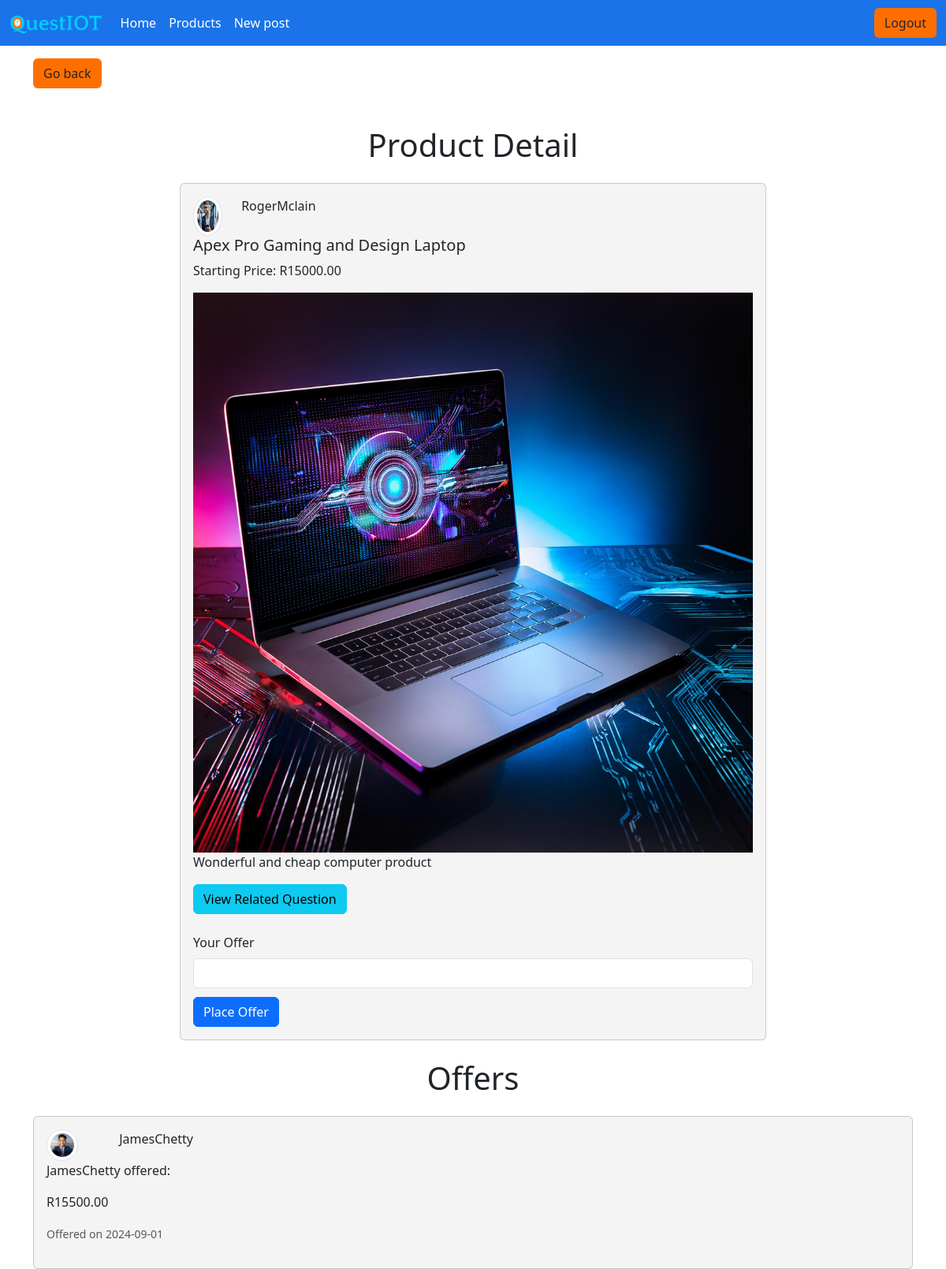
Screenshot of /pages/singleproductpage.php?id=5 (signed in) with the database file from the repository.
### tables this page shows
CREATE TABLE `product` (
  `ProductID` int(11) NOT NULL,
  `ProductName` varchar(50) NOT NULL,
  `StartingPrice` decimal(10,2) NOT NULL,
  `ProductImage` text DEFAULT NULL,
  `Description` text DEFAULT NULL,
  `CreatedAt` date DEFAULT NULL,
  `QuestionID` int(11) DEFAULT NULL,
  `CategoriesID` int(11) DEFAULT NULL,
  `userid` int(11) DEFAULT NULL
);

CREATE TABLE `users` (
  `userid` int(11) NOT NULL,
  `username` varchar(50) NOT NULL,
  `email` varchar(100) NOT NULL,
  `password` varchar(50) NOT NULL,
  `usertype` varchar(50) DEFAULT NULL,
  `userImage` varchar(255) DEFAULT NULL
);

CREATE TABLE `offer` (
  `OfferID` int(11) NOT NULL,
  `ProductID` int(11) DEFAULT NULL,
  `userid` int(11) DEFAULT NULL,
  `OfferAmount` decimal(10,2) DEFAULT NULL,
  `OfferTime` int(11) DEFAULT NULL,
  `CreatedAt` date DEFAULT NULL
);

### pages/singleproductpage.php (the view, shortened to what this page needs)
<?php
require 'config.php';
$productID = isset($_GET['id']) ? intval($_GET['id']) : 0;
if ($productID > 0) {
    $sql = "SELECT p.ProductName, p.StartingPrice, p.ProductImage, p.Description, p.QuestionID, u.username, u.userImage
            FROM product p
            JOIN users u ON p.userid = u.userid
            WHERE p.ProductID = ?";
    $stmt = $conn->prepare($sql);
    $stmt->bind_param("i", $productID);
    $stmt->execute();
    $result = $stmt->get_result();
    if ($result->num_rows > 0) {
        $row = $result->fetch_assoc();
    } else {
        $error = "Product not found.";
    }
} else {
    $error = "Invalid product ID.";
}
$sql = "SELECT o.OfferAmount, u.username, u.userImage, o.CreatedAt
        FROM offer o
        JOIN users u ON o.userid = u.userid
        WHERE o.ProductID = ? ORDER BY o.CreatedAt DESC";
$stmt = $conn->prepare($sql);
$stmt->bind_param("i", $productID);
$stmt->execute();
$offers_result = $stmt->get_result();
?>
<!doctype html>
<html lang="en">
<head>
    <link href="https://cdn.jsdelivr.net/npm/bootstrap@5.3.3/dist/css/bootstrap.min.css" rel="stylesheet">
    <link href="../css/main.css" rel="stylesheet">
</head>
<body>
    <?php include '../components/navbar.php'; ?>
    <div class="container mt-3">
        <a href="productspage.php" class="btn btn-outline-sucess">Go back</a>
    </div>
    <div class="container mt-5">
        <div class="text-center mb-4">
            <h1>Product Detail</h1>
        </div>
        <?php if (isset($row)): ?>
            <div class="card col-8 mx-auto mb-4 post-background">
                <div class="card-body">
                    <div class="row">
                        <div class="col-1">
                            <img src="../uploads/userImages/<?php echo htmlspecialchars($row['userImage']); ?>" alt="User Image" class="img-thumbnail rounded-circle" style="width: 50px; height: 50px;">
                        </div>
                        <div class="col-2">
                            <p><?php echo htmlspecialchars($row['username']); ?></p>
                        </div>
                    </div>
                    <h5 class="card-title"><?php echo htmlspecialchars($row['ProductName']); ?></h5>
                    <p class="card-text">Starting Price: R<?php echo htmlspecialchars($row['StartingPrice']); ?></p>
                    <?php if (!empty($row['ProductImage'])): ?>
                        <img class="img-fluid" src="../uploads/<?php echo htmlspecialchars($row['ProductImage']); ?>" alt="Product Image">
                    <?php endif; ?>
                    <p class="card-text"><?php echo htmlspecialchars($row['Description']); ?></p>
                    <?php if (!empty($row['QuestionID'])): ?>
                        <a href="questionpostpage.php?id=<?php echo htmlspecialchars($row['QuestionID']); ?>" class="btn btn-info">View Related Question</a>
                    <?php endif; ?>
                    <form method="post" class="mt-4">
                        <div class="mb-3">
                            <label for="offerAmount" class="form-label">Your Offer</label>
                            <input type="number" step="0.01" min="<?php echo htmlspecialchars($minAcceptableOffer); ?>" class="form-control" id="offerAmount" name="offerAmount" required>
                        </div>
                        <button type="submit" class="btn btn-primary">Place Offer</button>
                    </form>
                </div>
            </div>
            <div class="text-center mb-4">
                <h1>Offers</h1>
            </div>
            <?php if ($offers_result->num_rows > 0): ?>
                <?php while ($offer = $offers_result->fetch_assoc()): ?>
                    <div class="card mt-4 post-background">
                        <div class="card-body">
                            <div class="row">
                                <div class="col-1">
                                    <img src="../uploads/userImages/<?php echo htmlspecialchars($offer['userImage']); ?>" alt="User Image" class="img-thumbnail rounded-circle" style="width: 40px; height: 40px;">
                                </div>
                                <div class="col-2">
                                    <p><?php echo htmlspecialchars($offer['username']); ?></p>
                                </div>
                            </div>
                            <p><?php echo htmlspecialchars($offer['username']); ?> offered:</p>
                            <p>R<?php echo htmlspecialchars($offer['OfferAmount']); ?></p>
                            <p><small class="text-muted">Offered on <?php echo htmlspecialchars($offer['CreatedAt']); ?></small></p>
                        </div>
                    </div>
                <?php endwhile; ?>
            <?php else: ?>
                <p class="text-center">No offers yet.</p>
            <?php endif; ?>
        <?php endif; ?>
    </div>
</body>
</html>

### css/main.css (style rules this page uses)
.post-background { background-color: #F4F4F4; }
.btn-outline-sucess { background: #FF6F00 !important; }
.card .btn-primary { margin-top: -5px; margin-right: -5px; }

### rows the page displays
product: userid.userImage (picture), userid.username "RogerMclain", ProductName "Apex Pro Gaming and Design Laptop", StartingPrice "15000.00", ProductImage (picture), Description "Wonderful and cheap computer product"
offer: userid.userImage (picture), userid.username "JamesChetty", OfferAmount "15500.00", CreatedAt "2024-09-01"
